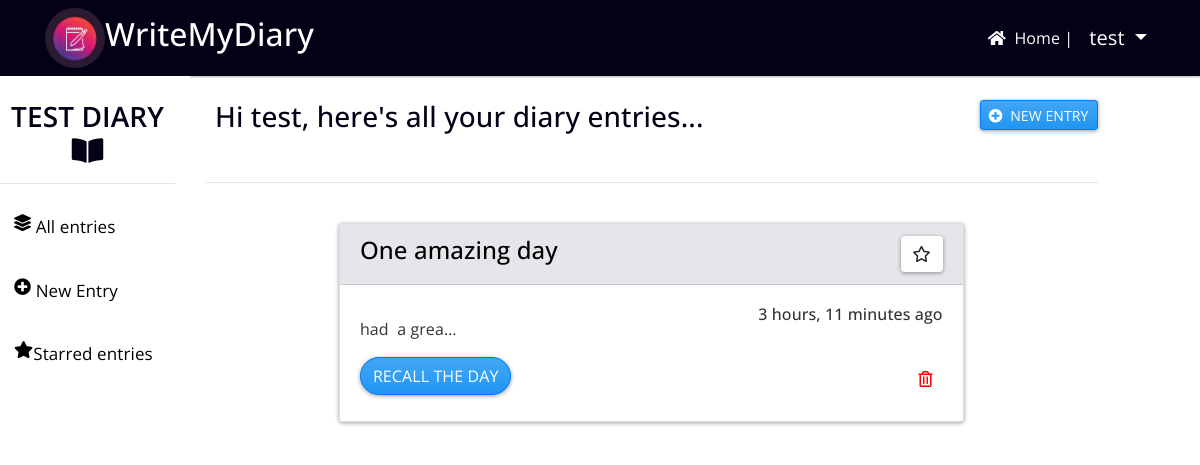
Before: /dashboard/ (signed in) with the older database file.
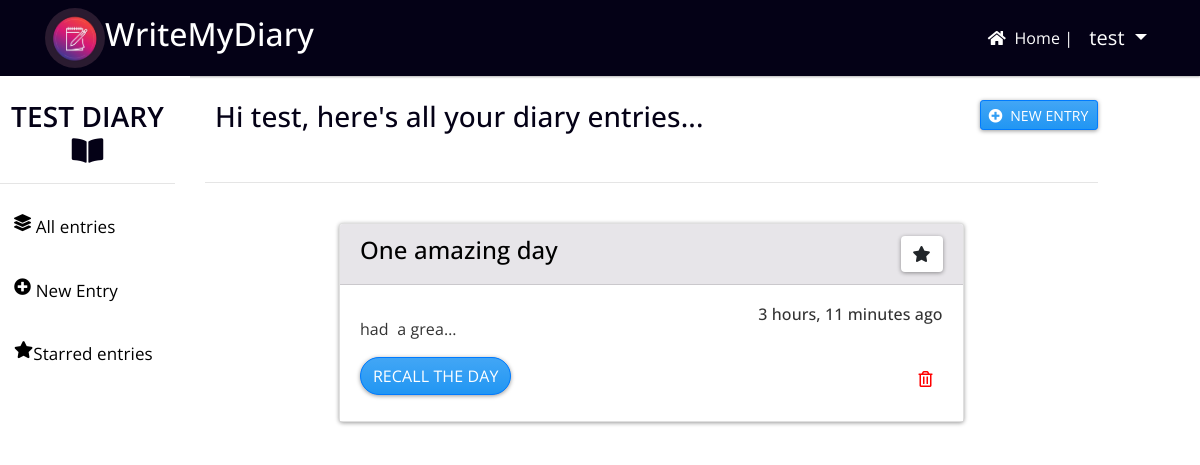
After: the same page with the newer database file.
### diary/models.py (models this page shows, shortened)
class DiaryEntries(models.Model):
	highlight=models.CharField(max_length=100, null=True)
	user=models.ForeignKey(User, on_delete=models.CASCADE,null=True)
	timestamp=models.DateTimeField(auto_now_add=True)
	diarycontent=models.TextField(null=True)
	is_favourite=models.BooleanField(default=False)

### diary/views.py (the view)
# urls.py: path("dashboard/",dashboard),
def dashboard(request):
    user=request.user
    owner=Owner.objects.get(user=user)
    all_diaries=DiaryEntries.objects.filter(user=user).order_by('-timestamp')
    return render(request,"dashboard.html",{"all_diaries":all_diaries, "owner":owner})

### diary/templates/dashboard.html (shortened to what this page needs)
{% extends 'dash_base.html' %}
{% load static %}
{% block body %}
<br>
<div style="display: flex;justify-content: space-between;margin-left: 10px">
<h3>Hi {{user.username}}, here's all your diary entries...</h3>
<a href="/create/" class="btn btn-primary btn-sm" style="text-align: center;height: 30px;"><i class="fas fa-plus-circle"></i> &nbsp;New Entry</a>
</div>
<br>
<hr>
<br>
{% if all_diaries %}
{% for d in all_diaries %}
<div style="display: flex;justify-content: space-around;">
	<div class="card " style=" margin-bottom: 15px; width: 70%;">
    <div class="card-header" style="display: flex; justify-content: space-between;background-color: #E7E5E9; color: black;">
    <div>
     <h4 style="text-align: left;">{{d.highlight}}</h4>
    </div>
    <div>
    {% if not d.is_favourite %}
    <form action="/fav/{{d.id}}/" method="POST">
    <button class="btn " type="submit" name="is_favourite" style=" border: none; float: right;background-color:white; ">
      <i class="far fa-star"></i></button>
    </form>
     {% else %}
    <form action="/unfav/{{d.id}}/" method="POST">
    <button class="btn " type="submit" name="is_favourite" style="border: none; float: right;background-color:white;"><i class="fas fa-star"></i></button>
  </form>
    {% endif %}
  </div>
  </div>
  <div class="card-body" style="background-color:#fff;color: #333;">
    <div style="display: flex;justify-content: space-between;">
      <div>
        <p class="card-title">{{d.diarycontent | safe | truncatechars:20}}</p>
      </div>
      <div>
        <h6 class="card-title" style="float: right;">{{d.timestamp | timesince}} ago</h6>
      </div>
    </div>
    <a href="/diary/{{d.id}}/" class="btn btn-primary" style="border-radius: 25px;">Recall the day</a>
    <a style="text-align: center;float: right;background-color: white;color: red;padding: 10px;" href="/deleteDiary/{{d.id}}/"> <i class="far fa-trash-alt"></i> </a>
  </div>
</div>
</div>
{% endfor %}
{% else %}
<div style="color: black; position:absolute; left: 30%;top: 50%;">
<h2>No diary entries found. 😟</h2>
<a href="/create/" class="btn btn-outline-info" style="width: 160px;">Start your first diary <i class="fas fa-pen"></i></a>
</div>
{% endif %}
{% endblock %}

Changed rows visible on the page:
changed DiaryEntries "One amazing day": is_favourite False → True (drawn)
